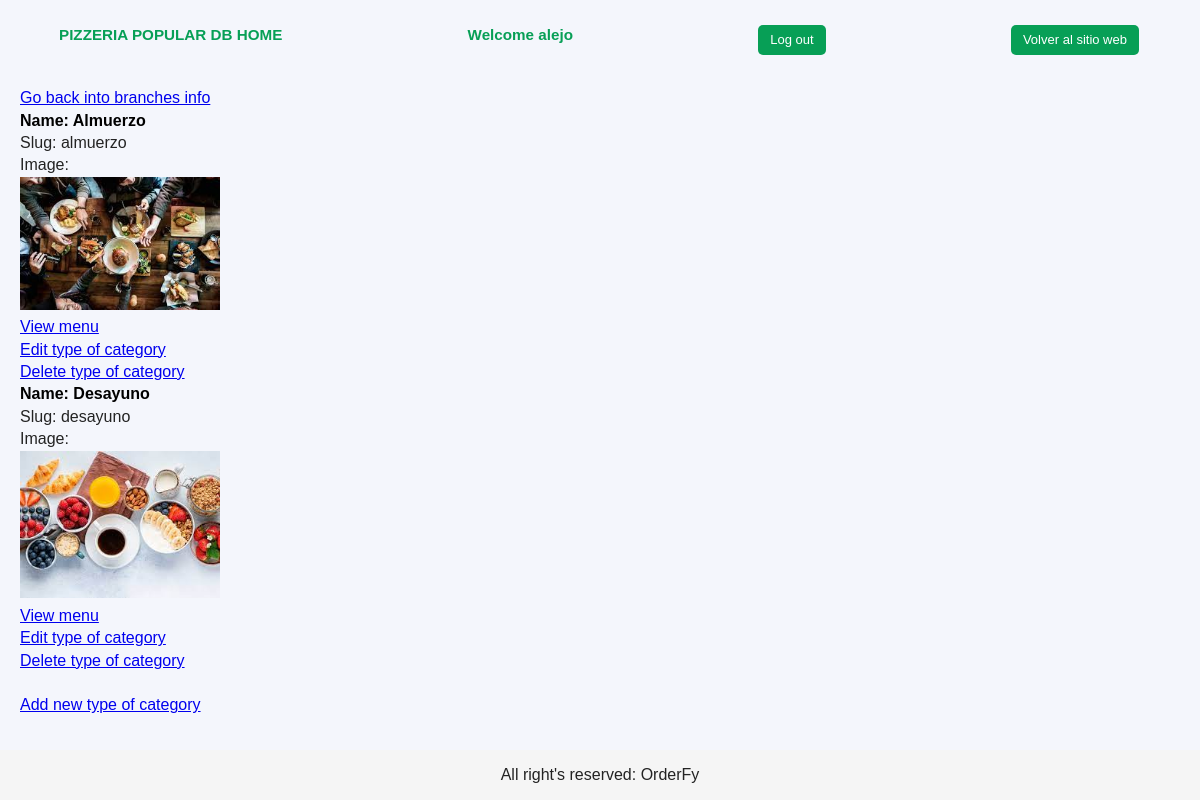
The app's page /database/pizzeria_popular/piz1/types (signed in) with its own data.
### restaurants/models.py (models this page shows, shortened)
class Restaurant(models.Model):
    def get_upload_to_path_logo(self, filename):
        return f'{self.slug}/logo/{filename}'
    def get_upload_to_path_image(self, filename):
        return f'{self.slug}/image/{filename}'
    id= models.AutoField(primary_key=True)
    name= models.CharField(max_length=80)
    slug= models.SlugField(max_length=20, unique=True)
    description= models.TextField(max_length=1000, blank=True, null=True)
    logo= models.ImageField(upload_to=get_upload_to_path_logo, default="default_restaurant_logo.png")
    image= models.ImageField(upload_to=get_upload_to_path_image, default="default_restaurant_image.png")
    primary_color= models.CharField(max_length=7, validators=[functions.validate_color_hex])
    secondary_color= models.CharField(max_length=7, validators=[functions.validate_color_hex])
    q_branches= models.PositiveSmallIntegerField(default=1, validators=[functions.validate_not_zero])
    created= models.DateTimeField(auto_now_add= True)
    updated= models.DateTimeField(auto_now= True)
    class Meta:
        verbose_name=  "Restaurant"
        verbose_name_plural= "Restaurants"

class TypeOfCategory(models.Model):
    def get_upload_to_path_image(self, filename):
        return f'{self.branch.restaurant.slug}/image/{self.branch.slug}/{self.slug}/{filename}'
    branch= models.ForeignKey(Branch, on_delete=models.CASCADE)
    id = models.AutoField(primary_key=True)
    name= models.CharField(max_length= 100)
    slug= models.SlugField(max_length=20, unique=True)
    image= models.ImageField(upload_to=get_upload_to_path_image, default= "default_type_of_category.avif")
    created= models.DateTimeField(auto_now_add= True)
    updated= models.DateTimeField(auto_now= True)
    class Meta:
        verbose_name=  "Type of category"
        verbose_name_plural= "Types of categories"

### access_user/models.py (models this page shows)
class CustomUser(AbstractUser):
    restaurant= models.ForeignKey(Restaurant, on_delete=models.CASCADE, blank=True, null=True)

### access_user/views/show_db.py (the view)
# urls.py: path('<str:restaurant_slug>/<str:branch_slug>/types', login_required(show_db.types), name='db_types'),
@login_required
def types(request, restaurant_slug, branch_slug):
    restaurant= functions.get_restaurant(restaurant_slug)
    if not restaurant: return HttpResponseNotFound("Cannot find restaurant named '" + restaurant_slug + "'")
    answer= functions.check_user(request, restaurant)
    if answer== "no_access": return HttpResponseForbidden(f'Your user, {request.user.username}, has not access to {restaurant.name}`s DataBase')
    branch= functions.get_branch(branch_slug)
    if not branch: return HttpResponseNotFound("Cannot find branch named '" + branch_slug + "'")
    types= Rmodels.TypeOfCategory.objects.filter(branch=branch)
    params= {
        'restaurant': restaurant,
        'branch': branch,
        'types': types,
    }
    return render(request, 'access_user/info/types.html', params)

### access_user/functions.py (called while the page is built)
def check_user(request, restaurant):
    if not request.user.is_superuser:
        users= CustomUser.objects.filter(restaurant=restaurant)
        if request.user not in users: return "no_access"
        return None

def get_restaurant(restaurant_slug):
    try:
        restaurant= Rmodels.Restaurant.objects.get(slug= restaurant_slug)
        return restaurant
    except ObjectDoesNotExist:
        return None

def get_branch(branch_slug):
    try:
        branch= Rmodels.Branch.objects.get(slug= branch_slug)
        return branch
    except ObjectDoesNotExist:
        return None

### templates/access_user/info/types.html (shortened to what this page needs)
{% extends 'access_user/base.html' %}
{% load static %}
{% block content %}
    <a href="{% url 'db_branches' restaurant.slug %}"> Go back into branches info </a>
    {% for type in types %}
        <h4> Name: {{ type.name }} </h4>
        <p> Slug: {{ type.slug }} </p>
        <p> Image: </p>
        <img src="{{ type.image.url }}" alt="{{ type.image.url }}"> <br>
        <a href="{% url 'db_menu' restaurant.slug branch.slug type.slug %}">View menu</a> <br>
        <a href="{% url 'edit_type' restaurant.slug branch.slug type.slug %}">Edit type of category</a> <br>
        <a class="del_btn" href="{% url 'delete_type' restaurant.slug branch.slug type.slug %}">Delete type of category</a>
    {% empty %}
        <p>There are not types of categories loaded yet</p>
    {% endfor %}
    <br> <br>
    <a href="{% url 'add_type' restaurant.slug branch.slug %}"> Add new type of category </a>
{% endblock %}

### templates/access_user/base.html (shortened to what this page needs)
<!DOCTYPE html>
<html lang="en">
{% load static %}
<head>
    <link rel="stylesheet" href="{% static 'css/database/base.css' %}">
    <link rel="stylesheet" href="{% static 'css/restaurants/restaurants.css' %}">
</head>
<body>
    <section class="section">
        <header class="orderfy">
            <h3> {{ restaurant.name | upper }} DB HOME </h3>
            <h3> Welcome {{ user.username }} </h3>
            <a href="{% url 'db_logout' restaurant.slug %}" class="botres"> Log out </a>
            <a href="{% url 'restaurant' restaurant.slug %}" class="botres"> Volver al sitio web </a>
        </header>
        <br><br><br>
        {% block content %} {% endblock %}
        <footer class="footer">
            <p class="center-content"> All right's reserved: OrderFy </p>
        </footer>
    </section>
</body>
</html>

### static/css/database/base.css (style rules this page uses)
img { width: 200px; }
:root { --background: #F4F6FC; --backsec1: #e7e9ef; --backsec2: #F4F6FC; --logoGreen: #079F56 ; --letras: #232323; --botones: #d3d0d0; }
.footer { position: fixed; bottom: 0; left: 0; right: 0; width: 100%; height: 50px; background-color: #f5f5f5; text-align: center; line-height: 50px; }

### static/css/restaurants/restaurants.css (style rules this page uses)
:root { --background: #F4F6FC; --backsec1: #e7e9ef; --backsec2: #F4F6FC; --logoGreen: #079F56 ; --letras: #232323; --botones: #d3d0d0; }
* { margin: 0; padding: 0; box-sizing: border-box; }
body { font-family: 'Arial', sans-serif; line-height: 1.4; background-color: var(--background); }
.section { background-color: var(--background); padding: 20px; }
header { position: fixed; top: -1px; left: -1px; right: -1px; padding: 1rem 5%; display: flex; align-items: center; justify-content: space-between; z-index: 1000; background-color: var(--background); }
.center-content { width: 100%; display: flex; justify-content: center; }
.orderfy { font-size: 13px; text-align: center; background-color: var(--background); color: var(--logoGreen); width: 100%; }
p { color: var(--letras); }
.botres { display: inline-block; padding: 6px 12px; background-color: var(--logoGreen); color: white; text-decoration: none; border-color: var(--logoGreen); border-radius: 5px; margin-top: 10px; transition: background-color 0.3s; }

### records on screen
Restaurant: name "PIZZERIA POPULAR"
CustomUser: username "alejo"
TypeOfCategory: name "Almuerzo", slug "almuerzo", image (picture)
TypeOfCategory: name "Desayuno", slug "desayuno", image (picture)
